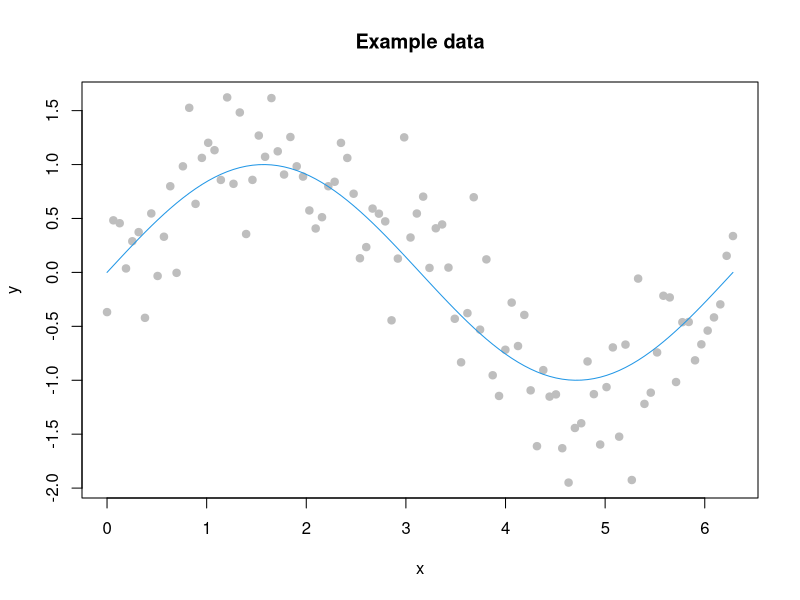
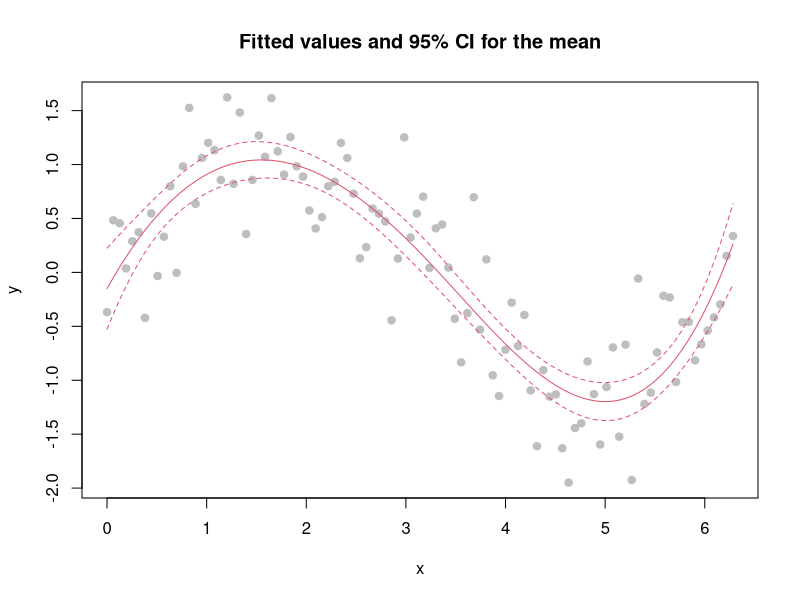
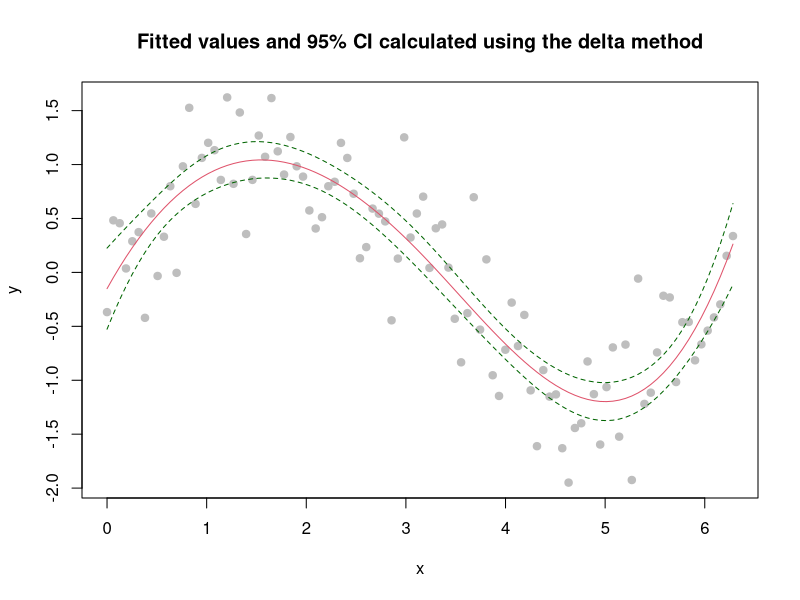

Generate these figures, in order, with R:
## ---- chunk 1
n = 100
x = seq(0,2*pi,length=n)
mu = sin(x)
sigma = 0.5
y = rnorm(n, mu, sigma)
plot(x,y,pch=19, col="grey", main = "Example data")
lines(x, mu, col = 4)
## ---- chunk 2
suppressMessages(require(splines))
X = bs(x, df = 5, degree = 3, intercept = TRUE)
model = lm(y ~ 0 + X)
preds = predict(model, se = TRUE)
plot(x,y,pch=19, col="grey", main = "Fitted values and 95% CI for the mean")
lines(x, preds$fit, col = 2)
lines(x, preds$fit - 1.96 * preds$se.fit, col = 2, lty = 2)
lines(x, preds$fit + 1.96 * preds$se.fit, col = 2, lty = 2)
## ---- chunk 3
f = function(x, X1, X2, X3, X4, X5){
    X = bs(x, df = 5, degree = 3, intercept = TRUE)
    as.numeric(X %*% c(X1, X2, X3, X4, X5))
}
## ---- chunk 4
delta.func = function(x, theta, cov.theta){
 
    n = length(x)
    
    X1 = theta[1]
    X2 = theta[2]
    X3 = theta[3]
    X4 = theta[4]
    X5 = theta[5]
    
    grad = attr(numericDeriv(quote(f(x, X1, X2, X3, X4, X5)), names(theta)), "gradient")
    
    # apply the delta method for each value of x 
    var = sapply(1:n, function(i) t(grad[i,]) %*% cov.theta %*% grad[i,])
    
    estimate = f(x, X1, X2, X3, X4, X5)

    list(fit   = estimate,
         lower = estimate - 1.96 * sqrt(var),
         upper = estimate + 1.96 * sqrt(var))
    
}

intervals = delta.func(x, theta = coef(model), cov.theta = vcov(model))

plot(x,y,pch=19, col="grey", main = "Fitted values and 95% CI calculated using the delta method")
lines(x, intervals$fit, col = 2)
lines(x, intervals$lower, col = "darkgreen", lty = 2)
lines(x, intervals$upper, col = "darkgreen", lty = 2)

